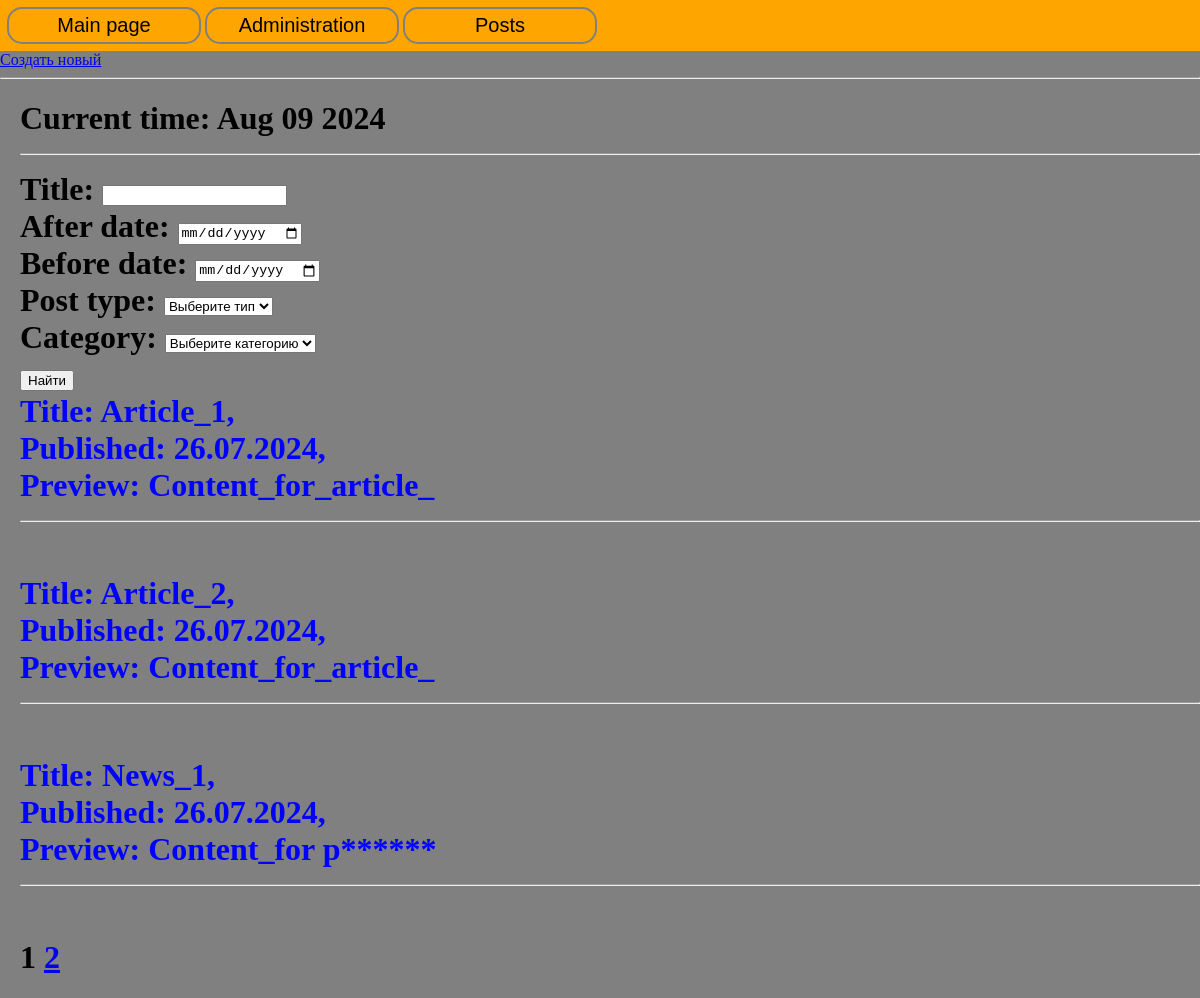
/posts/, run on the app's committed database.
### news/models.py (models this page shows, shortened)
class Post(models.Model):
    post_type = models.CharField(max_length=31, choices=[('News', 'Новость'), ('Article', 'Статья')])
    add_date = models.DateTimeField(auto_now_add=True)
    title = models.CharField(max_length=255)
    content = models.TextField()
    rating = models.IntegerField(null=True, auto_created=0)
    author = models.ForeignKey(Author, on_delete=models.CASCADE, null=True)
    category = models.ManyToManyField(Category, through='PostCategory')

### news/views.py (the view)
# urls.py: path('posts/', PostList.as_view(), name='posts'),
class PostList(ListView):
    model = Post
    template_name = 'news/posts.html'
    context_object_name = 'posts'
    ordering = 'add_date'
    paginate_by = 3
    def get_queryset(self):
        queryset = super().get_queryset()
        self.filterset = PostFilter(self.request.GET, queryset)
        return self.filterset.qs
    def get_context_data(self, **kwargs):
        context = super().get_context_data(**kwargs)
        context['filterset'] = self.filterset
        return context

### news/templatetags/custom_filters.py (called while the page is built)
@register.filter
def censor(string_to_check):
    bad_words = {
        'редиска': 'р******',
        'морковка': 'м*******',
        'капуста': 'к******'
    }
    list_string = string_to_check.split()
    formated_string = []
    for word in list_string:
        if word in bad_words.keys():
            formated_string.append(bad_words[word])
        else:
            formated_string.append(word)
    return ' '.join(formated_string)

### news/templatetags/custom_tags.py (called while the page is built)
@register.simple_tag()
def current_time(format_string='%b %d %Y'):
    return datetime.utcnow().strftime(format_string)

@register.simple_tag(takes_context=True)
def url_replace(context, **kwargs):
    d = context['request'].GET.copy()
    for k, v in kwargs.items():
        d[k] = v
    return d.urlencode()

### templates/news/posts.html (shortened to what this page needs)
{% extends 'news/header.html' %}
{% load custom_filters %}
{% load custom_tags %}
{% block body %}
<div>
    <a href="create">Создать новый</a>
</div><hr>
<div class="content" style="margin-left: 20px;">
    <h1>
        Current time: {% current_time '%b %d %Y' %}<br>
        <hr>
        <form action="" method="get">
            <label>Title:</label>
                <input type="text" name="title__icontains" value=""><br>
            <label>After date:</label>
                <input type="date" name="add_date__gt" value=""><br>
            <label>Before date:</label>
                <input type="date" name="add_date__lt" value=""><br>
            <label>Post type:</label>
                <select name="post_type">
                      <option value="">Выберите тип</option>
                </select><br>
            <label>Category:</label>
                <select name="category">
                      <option value="">Выберите категорию</option>
                </select><br>
            <input type="submit" value="Найти" />
        </form>
        {% for post in posts %}
            <a class="posts" href="{{ post.id }}">
                Title: {{ post.title }},
                <br> Published: {{ post.add_date|date:"d.m.Y" }},
                <br> Preview: {{ post.content|censor|slice:":20" }}<hr><br>
            </a>
        {% empty %}
            No posts available.
        {% endfor %}
    {{ page_obj.number }}
    {% if page_obj.has_next %}
        <a href="?{% url_replace page=page_obj.next_page_number %}">{{ page_obj.next_page_number }}</a>
    {% endif %}
    </h1>
</div>
{% endblock %}

### templates/news/header.html (shortened to what this page needs)
<!doctype html>
<html lang="en">
<head>
    {% load static %}
    <link href="{% static 'news/css/styles.css' %}" rel="stylesheet">
</head>
<body>
    <div class="menu_block">
        <ul class="menu_buttons_list">
            <li><a href="/">Main page</a></li>
            <li><a href="/admin">Administration</a></li>
            <li><a href="/posts">Posts</a></li>
        </ul>
    </div>
<div class="content">
    {% block body %}
    {% endblock body %}
</div>
</body>
</html>

### static/news/css/styles.css (style rules this page uses)
body { background: grey; margin: 0; }
.menu_block { background: orange; min-height: 50px; overflow: hidden; }

### data on the page
Post: title "Article_1", add_date "26.07.2024", content|censor "Content_for_article_"
Post: title "Article_2", add_date "26.07.2024", content|censor "Content_for_article_"
Post: title "News_1", add_date "26.07.2024", content|censor "Content_for р******"

### other printed values
{{ page_obj.number }} "1"
{{ page_obj.next_page_number }} "2"
